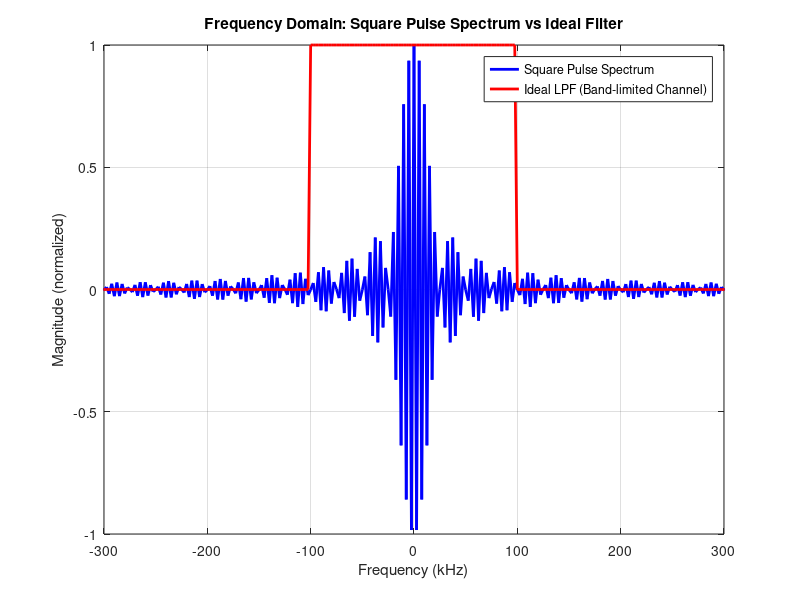

Here is the MATLAB script that generated this plot: (Note: this script raises an error after producing the figure.)
%% Parameters
B = 100e3;                    % Channel bandwidth = 100 kHz
T = 2 / B;                    % Pulse duration = 20 us
Fs = 20 * B;                  % Sampling frequency = 2 MHz (oversampling)
dt = 1 / Fs;
t = -10*T:dt:10*T;              % Time vector, wide enough to contain full pulse
N = length(t);

%% message Square Pulse (duration T, centered at t = 10us)  
width = T ;
square_pulse = rectpuls(t-(T/2), width); % from [0us to 20 us] in freq turn to sinc with nulls at 25 , 50 , 100 , .......
%% Frequency vector for plotting
f = linspace(-Fs/2, Fs/2, N);   % Frequency axis centered at 0 Hz

%% FFT of square pulse
X_f = fftshift(fft(square_pulse));         % Centered FFT
X_mag = (X_f) / max(abs(X_f));          % Normalize

%% Define Ideal Low-Pass Filter in Frequency Domain
thefilter = rectpuls(f,2*B);           % 1 in [-B, B], 0 elsewhere

%% Plot Both in Frequency Domain
figure;
plot(f/1e3, X_mag, 'b', 'LineWidth', 2); hold on;
plot(f/1e3, thefilter, 'r', 'LineWidth', 2);
xlabel('Frequency (kHz)');
ylabel('Magnitude (normalized)');
title('Frequency Domain: Square Pulse Spectrum vs Ideal Filter');
legend('Square Pulse Spectrum', 'Ideal LPF (Band-limited Channel)');
xlim([-300 300]);  % Show ±300 kHz around 0
grid on;


Square_pulse_Freq = fftshift(fft(square_pulse));
Filtered_Freq = Square_pulse_Freq .* thefilter;
filtered_time = ifft(ifftshift(Filtered_Freq), 'symmetric');

figure;
plot(t*1e6, square_pulse, 'b', 'LineWidth', 1.5); hold on;
plot(t*1e6, filtered_time, 'r', 'LineWidth', 1.5);
xlabel('Time (\mus)'); ylabel('Amplitude');
legend('Original', 'Filtered');
title('time domain : Square Pulse Before and After Band-Limited Channel ');

grid on;


figure;
plot(f/1e3, (Square_pulse_Freq), 'b'); hold on;
plot(f/1e3, (Filtered_Freq), 'r');
xlabel('Frequency (kHz)'); ylabel('|Amplitude|');
legend('Original Spectrum', 'Filtered Spectrum');
title('Frequency Domain Before and After Filtering');
xlim([-200 200]);
grid on;

pulse1 = rectpuls((t - T/2)- T ,width);  % First pulse at t = T 20us
pulse2 = rectpuls((t - T/2)- 3*T , width); % Second pulse at t = 3T 60us


% Frequency-domain filtering
Pulse1_F = fftshift(fft(pulse1));
P1_Filt = Pulse1_F .* thefilter;
pulse1_out = ifft(ifftshift(P1_Filt), 'symmetric');

Pulse2_F = fftshift(fft(pulse2));
P2_Filt = Pulse2_F .* thefilter;
pulse2_out = ifft(ifftshift(P2_Filt), 'symmetric');

figure;
plot(t*1e6, pulse1, 'b', 'LineWidth', 1.2); hold on;
plot(t*1e6, pulse2, 'g', 'LineWidth', 1.2);
xlabel('Time (\mus)'); ylabel('Amplitude');
legend('Pulse 1 (input)', 'Pulse 2 (input)');
title('time domain : Original Two Square Pulses Before Channel');
grid on;

figure;
plot(t*1e6, pulse1_out, 'b', 'LineWidth', 1.5); hold on;
plot(t*1e6, pulse2_out, 'g', 'LineWidth', 1.5);
xlabel('Time (\mus)'); ylabel('Amplitude');
legend('Pulse 1 (output)', 'Pulse 2 (output)');
title('time domain : Filtered Pulses After Band-Limited Channel');
grid on;
